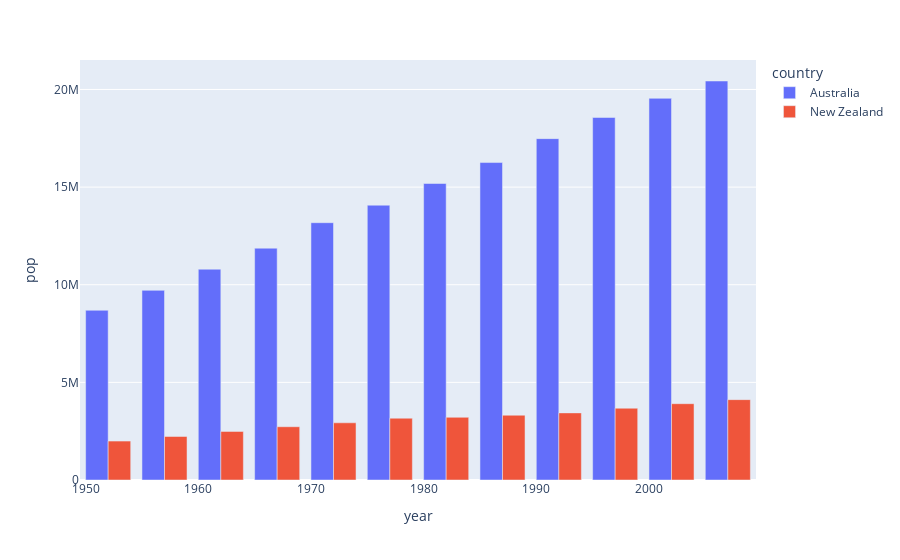

Notebook code cell kept with this figure:
### Markdown cell above
## Bar graph without stacking `barmode = 'group'`

* `barmode = 'group'`

## If we want order, we can pass `category_orders`

### Code cell
fig = px.bar(df, x='year', y='pop', color='country', barmode = 'group')
fig.show()

### Figure 1 — Plotly figure (JSON) as saved in the notebook; plotly's stock layout.template omitted (floating-point values rounded to 4 significant figures)
{"data": [{"alignmentgroup": "True", "hovertemplate": "country=Australia<br>year=%{x}<br>pop=%{y}<extra></extra>", "legendgroup": "Australia", "marker": {"color": "#636efa"}, "name": "Australia", "offsetgroup": "Australia", "orientation": "v", "showlegend": true, "textposition": "auto", "type": "bar", "x": [1952, 1957, 1962, 1967, 1972, 1977, 1982, 1987, 1992, 1997, 2002, 2007], "xaxis": "x", "y": [8691212, 9712569, 10794968, 11872264, 13177000, 14074100, 15184200, 16257249, 17481977, 18565243, 19546792, 20434176], "yaxis": "y"}, {"alignmentgroup": "True", "hovertemplate": "country=New Zealand<br>year=%{x}<br>pop=%{y}<extra></extra>", "legendgroup": "New Zealand", "marker": {"color": "#EF553B"}, "name": "New Zealand", "offsetgroup": "New Zealand", "orientation": "v", "showlegend": true, "textposition": "auto", "type": "bar", "x": [1952, 1957, 1962, 1967, 1972, 1977, 1982, 1987, 1992, 1997, 2002, 2007], "xaxis": "x", "y": [1994794, 2229407, 2488550, 2728150, 2929100, 3164900, 3210650, 3317166, 3437674, 3676187, 3908037, 4115771], "yaxis": "y"}], "layout": {"barmode": "group", "legend": {"title": {"text": "country"}, "tracegroupgap": 0}, "margin": {"t": 60}, "xaxis": {"anchor": "y", "domain": [0, 1], "title": {"text": "year"}}, "yaxis": {"anchor": "x", "domain": [0, 1], "title": {"text": "pop"}}}}
